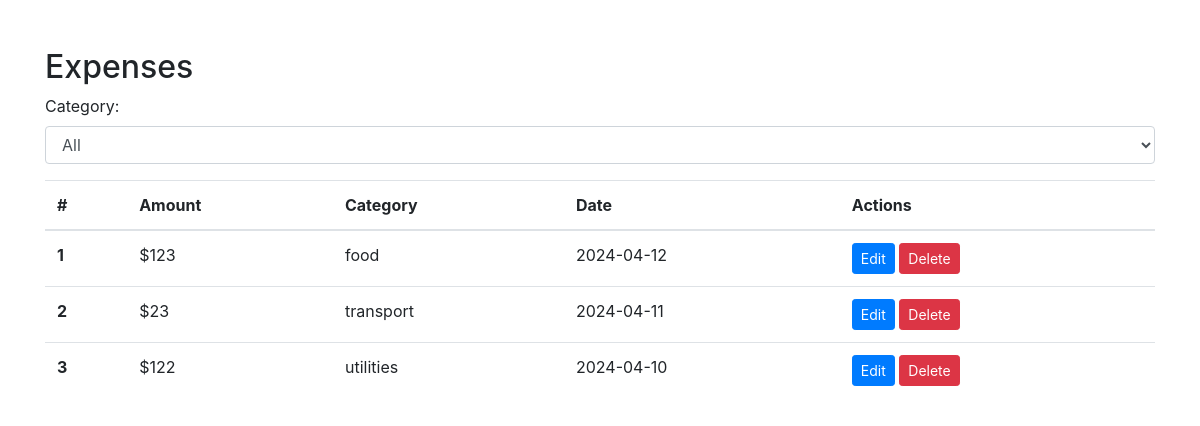
The app's page /viewexpense (signed in), older data.
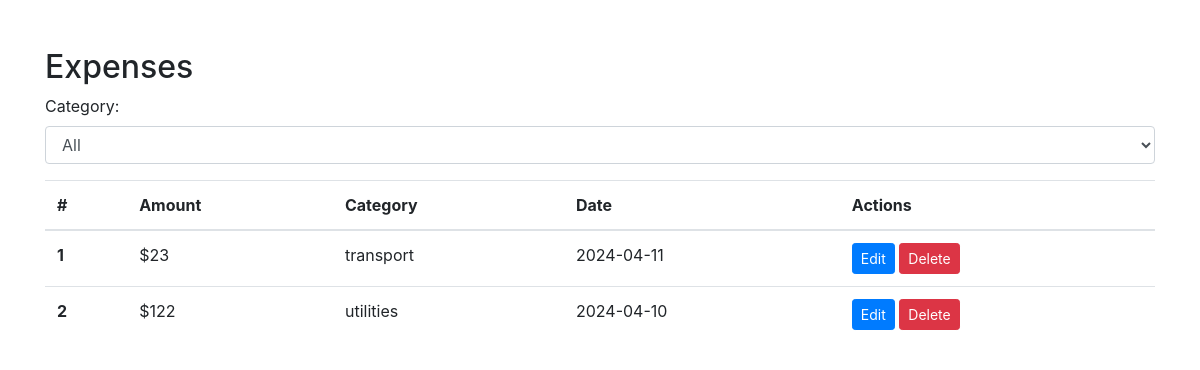
The same page, newer data.
### tables this page shows
CREATE TABLE expense
                 (id INTEGER PRIMARY KEY AUTOINCREMENT, 
                 userid INTEGER,
                 amount DECIMAL(10, 2) NOT NULL,
                 category VARCHAR(50) NOT NULL,
                 description TEXT,
                 date DATE NOT NULL,
                 created_at TIMESTAMP DEFAULT CURRENT_TIMESTAMP);

### app.py (the view)
@app.route('/viewexpense')
def show_expenses():
    expenses = fetch_actual_expenses()
    conn = sqlite3.connect('expense_tracker.db')
    conn.row_factory = sqlite3.Row
    cur = conn.cursor()
    cur.execute("SELECT DISTINCT category FROM expense")
    categories = [row['category'] for row in cur.fetchall()]
    return render_template('viewexpense.html', expenses=expenses,categories=categories)

### app.py (called while the page is built)
def fetch_actual_expenses():
    conn = sqlite3.connect('expense_tracker.db')
    cur = conn.cursor()
    cur.execute("SELECT  id,amount, category, date FROM expense WHERE userid = ?", (session['userid'],))
    expenses = cur.fetchall()
    conn.close()
    return expenses

### templates/viewexpense.html (shortened to what this page needs)
<!DOCTYPE html>
<html lang="en">
<head>
    <link rel="stylesheet" href="https://stackpath.bootstrapcdn.com/bootstrap/4.5.2/css/bootstrap.min.css">
</head>
<body>
    <div class="container mt-5">
        <h2>Expenses</h2>
        <div class="filter-container mb-3">
            <label for="categoryFilter">Category:</label>
            <select id="categoryFilter" class="form-control">
                <option value="">All</option>
            </select>
        </div>
        <div class="row">
            <div class="col">
                <table class="table">
                    <thead>
                        <tr>
                            <th scope="col">#</th>
                            <th scope="col">Amount</th>
                            <th scope="col">Category</th>
                            <th scope="col">Date</th>
                            <th scope="col">Actions</th>
                        </tr>
                    </thead>
                    <tbody>
                        {% for expense in expenses %}
                    <tr>
                        <th scope="row">{{ loop.index }}</th>
                        <td>${{ expense[1] }}</td>
                        <td>{{ expense[2] }}</td>
                        <td>{{ expense[3] }}</td>
                        <td>
                            <a href="#" class="btn btn-sm btn-primary" onclick="loadPage('/edit/{{ expense[0] }}')">Edit</a>
                            <form action="#" method="post" style="display: inline;" onclick="loadPage('/delete/{{ expense[0]}}')" onsubmit="return confirm('Are you sure you want to delete this expense?');">
                                <input type="submit" value="Delete" class="btn btn-sm btn-danger">
                            </form>
                        </td>
                    </tr>
                          {% endfor %}
                    </tbody>
                </table>
            </div>
        </div>
    </div>
</body>
</html>

Row changes from the older to the newer data that the page shows:
removed expense: amount "123", category "food", date "2024-04-12"
